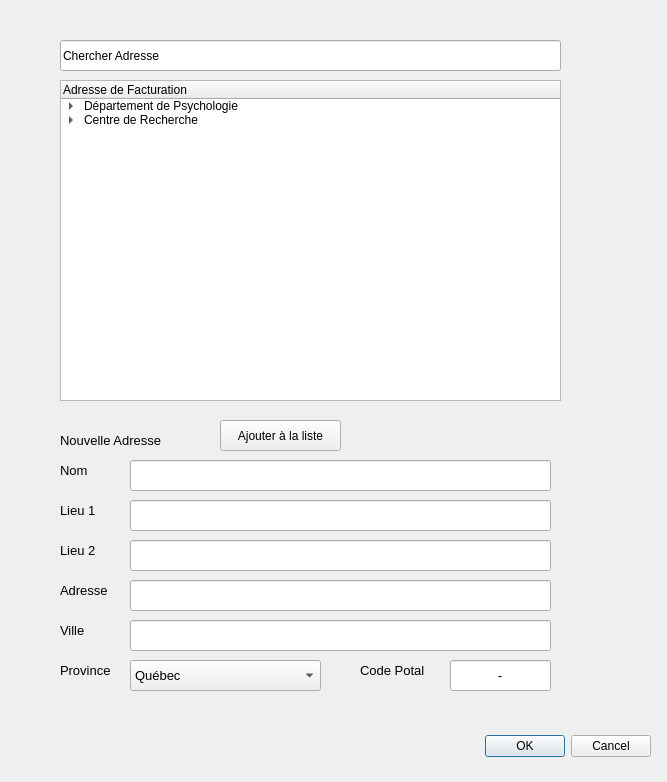
<?xml version="1.0" encoding="UTF-8"?>
<ui version="4.0">
 <class>Dialog</class>
 <widget class="QDialog" name="Dialog">
  <property name="geometry">
   <rect>
    <x>0</x>
    <y>0</y>
    <width>667</width>
    <height>782</height>
   </rect>
  </property>
  <property name="windowTitle">
   <string>Dialog</string>
  </property>
  <widget class="QDialogButtonBox" name="buttonBox">
   <property name="geometry">
    <rect>
     <x>310</x>
     <y>730</y>
     <width>341</width>
     <height>32</height>
    </rect>
   </property>
   <property name="orientation">
    <enum>Qt::Horizontal</enum>
   </property>
   <property name="standardButtons">
    <set>QDialogButtonBox::Cancel|QDialogButtonBox::Ok</set>
   </property>
  </widget>
  <widget class="QTreeWidget" name="Liste_Adresse">
   <property name="geometry">
    <rect>
     <x>60</x>
     <y>80</y>
     <width>501</width>
     <height>321</height>
    </rect>
   </property>
   <column>
    <property name="text">
     <string>Adresse de Facturation</string>
    </property>
   </column>
   <item>
    <property name="text">
     <string>Département de Psychologie</string>
    </property>
    <item>
     <property name="text">
      <string>Université du Québec à Montréal</string>
     </property>
    </item>
    <item>
     <property name="text">
      <string>C.P. 8888, Succ. Centre-Ville</string>
     </property>
    </item>
    <item>
     <property name="text">
      <string>Montréal (Québec), H3C 3P8</string>
     </property>
    </item>
   </item>
   <item>
    <property name="text">
     <string>Centre de Recherche</string>
    </property>
    <item>
     <property name="text">
      <string>Institut universitaire en santé mentale de Montréal</string>
     </property>
    </item>
    <item>
     <property name="text">
      <string>7331, rue Hochelaga</string>
     </property>
    </item>
    <item>
     <property name="text">
      <string>Montréal (Québec), H1N 3V2</string>
     </property>
    </item>
   </item>
  </widget>
  <widget class="QLineEdit" name="Chercher_Address">
   <property name="geometry">
    <rect>
     <x>60</x>
     <y>40</y>
     <width>501</width>
     <height>31</height>
    </rect>
   </property>
   <property name="font">
    <font>
     <pointsize>9</pointsize>
    </font>
   </property>
   <property name="text">
    <string>Chercher Adresse</string>
   </property>
  </widget>
  <widget class="QLabel" name="label_6">
   <property name="geometry">
    <rect>
     <x>60</x>
     <y>540</y>
     <width>51</width>
     <height>21</height>
    </rect>
   </property>
   <property name="font">
    <font>
     <pointsize>10</pointsize>
    </font>
   </property>
   <property name="text">
    <string>Lieu 2</string>
   </property>
  </widget>
  <widget class="QLabel" name="label_3">
   <property name="geometry">
    <rect>
     <x>60</x>
     <y>430</y>
     <width>141</width>
     <height>21</height>
    </rect>
   </property>
   <property name="font">
    <font>
     <pointsize>10</pointsize>
    </font>
   </property>
   <property name="text">
    <string>Nouvelle Adresse</string>
   </property>
  </widget>
  <widget class="QLabel" name="label_9">
   <property name="geometry">
    <rect>
     <x>60</x>
     <y>660</y>
     <width>71</width>
     <height>21</height>
    </rect>
   </property>
   <property name="font">
    <font>
     <pointsize>10</pointsize>
    </font>
   </property>
   <property name="text">
    <string>Province</string>
   </property>
  </widget>
  <widget class="QLineEdit" name="Nom_Adresse">
   <property name="geometry">
    <rect>
     <x>130</x>
     <y>460</y>
     <width>421</width>
     <height>31</height>
    </rect>
   </property>
   <property name="font">
    <font>
     <pointsize>10</pointsize>
    </font>
   </property>
  </widget>
  <widget class="QLabel" name="label_7">
   <property name="geometry">
    <rect>
     <x>60</x>
     <y>580</y>
     <width>61</width>
     <height>21</height>
    </rect>
   </property>
   <property name="font">
    <font>
     <pointsize>10</pointsize>
    </font>
   </property>
   <property name="text">
    <string>Adresse</string>
   </property>
  </widget>
  <widget class="QLabel" name="label_4">
   <property name="geometry">
    <rect>
     <x>60</x>
     <y>460</y>
     <width>51</width>
     <height>21</height>
    </rect>
   </property>
   <property name="font">
    <font>
     <pointsize>10</pointsize>
    </font>
   </property>
   <property name="text">
    <string>Nom</string>
   </property>
  </widget>
  <widget class="QLineEdit" name="CP_Edit">
   <property name="geometry">
    <rect>
     <x>450</x>
     <y>660</y>
     <width>101</width>
     <height>31</height>
    </rect>
   </property>
   <property name="font">
    <font>
     <pointsize>10</pointsize>
    </font>
   </property>
   <property name="inputMask">
    <string>A9A-9A9</string>
   </property>
   <property name="text">
    <string>-</string>
   </property>
   <property name="alignment">
    <set>Qt::AlignCenter</set>
   </property>
  </widget>
  <widget class="QLineEdit" name="Ville_Edit">
   <property name="geometry">
    <rect>
     <x>130</x>
     <y>620</y>
     <width>421</width>
     <height>31</height>
    </rect>
   </property>
   <property name="font">
    <font>
     <pointsize>10</pointsize>
    </font>
   </property>
  </widget>
  <widget class="QLineEdit" name="Lieu2_Edit">
   <property name="geometry">
    <rect>
     <x>130</x>
     <y>540</y>
     <width>421</width>
     <height>31</height>
    </rect>
   </property>
   <property name="font">
    <font>
     <pointsize>10</pointsize>
    </font>
   </property>
  </widget>
  <widget class="QLineEdit" name="Adresse_Edit">
   <property name="geometry">
    <rect>
     <x>130</x>
     <y>580</y>
     <width>421</width>
     <height>31</height>
    </rect>
   </property>
   <property name="font">
    <font>
     <pointsize>10</pointsize>
    </font>
   </property>
  </widget>
  <widget class="QLabel" name="label_10">
   <property name="geometry">
    <rect>
     <x>360</x>
     <y>660</y>
     <width>101</width>
     <height>21</height>
    </rect>
   </property>
   <property name="font">
    <font>
     <pointsize>10</pointsize>
    </font>
   </property>
   <property name="text">
    <string>Code Potal</string>
   </property>
  </widget>
  <widget class="QLabel" name="label_5">
   <property name="geometry">
    <rect>
     <x>60</x>
     <y>500</y>
     <width>51</width>
     <height>21</height>
    </rect>
   </property>
   <property name="font">
    <font>
     <pointsize>10</pointsize>
    </font>
   </property>
   <property name="text">
    <string>Lieu 1</string>
   </property>
  </widget>
  <widget class="QLabel" name="label_8">
   <property name="geometry">
    <rect>
     <x>60</x>
     <y>620</y>
     <width>61</width>
     <height>21</height>
    </rect>
   </property>
   <property name="font">
    <font>
     <pointsize>10</pointsize>
    </font>
   </property>
   <property name="text">
    <string>Ville</string>
   </property>
  </widget>
  <widget class="QPushButton" name="Ajouter_Adresse">
   <property name="geometry">
    <rect>
     <x>220</x>
     <y>420</y>
     <width>121</width>
     <height>31</height>
    </rect>
   </property>
   <property name="text">
    <string>Ajouter à la liste</string>
   </property>
  </widget>
  <widget class="QLineEdit" name="Lieu1_Edit">
   <property name="geometry">
    <rect>
     <x>130</x>
     <y>500</y>
     <width>421</width>
     <height>31</height>
    </rect>
   </property>
   <property name="font">
    <font>
     <pointsize>10</pointsize>
    </font>
   </property>
  </widget>
  <widget class="QComboBox" name="Province_Combo">
   <property name="geometry">
    <rect>
     <x>130</x>
     <y>660</y>
     <width>191</width>
     <height>31</height>
    </rect>
   </property>
   <property name="font">
    <font>
     <pointsize>10</pointsize>
    </font>
   </property>
   <item>
    <property name="text">
     <string>Québec</string>
    </property>
   </item>
   <item>
    <property name="text">
     <string>Ontario</string>
    </property>
   </item>
  </widget>
 </widget>
 <tabstops>
  <tabstop>Chercher_Address</tabstop>
  <tabstop>Liste_Adresse</tabstop>
  <tabstop>Ajouter_Adresse</tabstop>
  <tabstop>Nom_Adresse</tabstop>
  <tabstop>Lieu1_Edit</tabstop>
  <tabstop>Lieu2_Edit</tabstop>
  <tabstop>Adresse_Edit</tabstop>
  <tabstop>Ville_Edit</tabstop>
  <tabstop>Province_Combo</tabstop>
  <tabstop>CP_Edit</tabstop>
 </tabstops>
 <resources/>
 <connections>
  <connection>
   <sender>buttonBox</sender>
   <signal>accepted()</signal>
   <receiver>Dialog</receiver>
   <slot>accept()</slot>
   <hints>
    <hint type="sourcelabel">
     <x>248</x>
     <y>254</y>
    </hint>
    <hint type="destinationlabel">
     <x>157</x>
     <y>274</y>
    </hint>
   </hints>
  </connection>
  <connection>
   <sender>buttonBox</sender>
   <signal>rejected()</signal>
   <receiver>Dialog</receiver>
   <slot>reject()</slot>
   <hints>
    <hint type="sourcelabel">
     <x>316</x>
     <y>260</y>
    </hint>
    <hint type="destinationlabel">
     <x>286</x>
     <y>274</y>
    </hint>
   </hints>
  </connection>
 </connections>
</ui>
